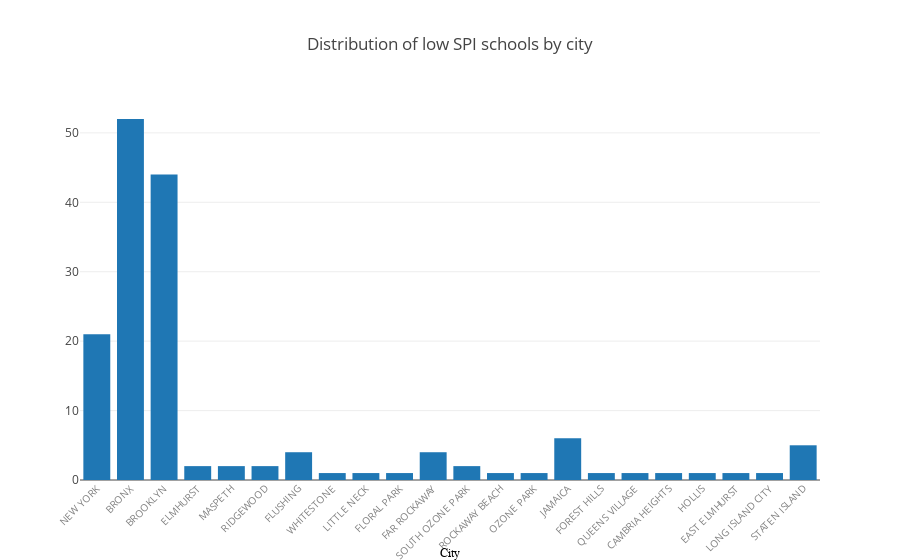

Here is the notebook cell this chart was saved with:
### Code cell
fig = plot_city_hist(df_low_spi_schools, 'Distribution of low SPI schools by city')
iplot(fig)

### Figure 1 — Plotly figure (JSON) as saved in the notebook; plotly's stock layout.template omitted (floating-point values rounded to 4 significant figures; data arrays with more than 128 entries replaced by an {"elided": "..."} marker saying what was removed)
{"data": [{"type": "histogram", "uid": "488a4e0c-d78b-11e8-af48-104a7d033c24", "x": {"elided": "155 str values"}}], "layout": {"title": "Distribution of low SPI schools by city", "xaxis": {"showticklabels": true, "tickangle": -45, "tickfont": {"color": "grey", "size": 10}, "title": "City", "titlefont": {"color": "black", "family": "Arial, sans-serif", "size": 12}}}}
